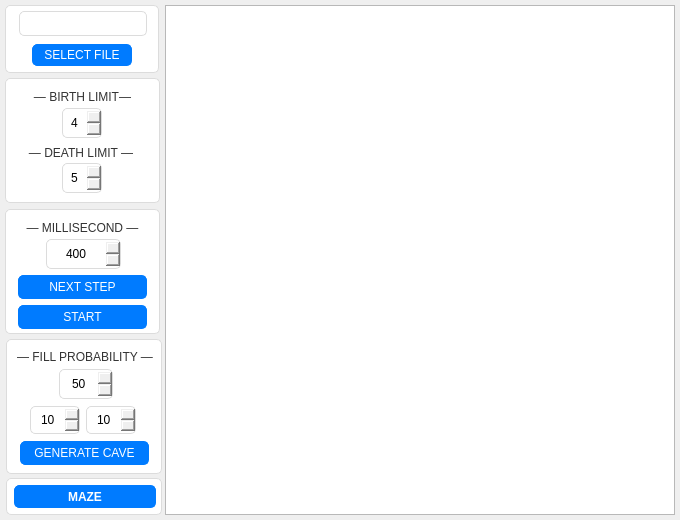
<?xml version="1.0" encoding="UTF-8"?>
<ui version="4.0">
 <class>CaveWindow</class>
 <widget class="QWidget" name="CaveWindow">
  <property name="geometry">
   <rect>
    <x>0</x>
    <y>0</y>
    <width>680</width>
    <height>520</height>
   </rect>
  </property>
  <property name="windowTitle">
   <string>CAVE GENERATOR</string>
  </property>
  <property name="styleSheet">
   <string notr="true">  
MainWindow {
    background-color: #f0f0f0;
}

QLabel {
    font-family: 'Segoe UI', Arial, sans-serif;
    font-size: 12px;
    color: #333333;
}

QPushButton {
    font-family: 'Segoe UI', Arial, sans-serif;
    font-size: 12px;
    padding: 5px 10px;
    border: 1px solid #007bff;
    border-radius: 5px;
    background-color: #007bff;
    color: #ffffff;
}

QPushButton:hover {
    background-color: #0056b3;
}

QLineEdit, QSpinBox {
    font-family: 'Segoe UI', Arial, sans-serif;
    font-size: 12px;
    padding: 5px;
    border: 1px solid #dcdcdc;
    border-radius: 5px;
}

QGridLayout {
    spacing: 10px;
}

MazeView {
    border: none;
    background-color: white;
}
</string>
  </property>
  <widget class="CaveView" name="caveView">
   <property name="geometry">
    <rect>
     <x>165</x>
     <y>5</y>
     <width>510</width>
     <height>510</height>
    </rect>
   </property>
   <property name="font">
    <font>
     <pointsize>9</pointsize>
     <weight>75</weight>
     <bold>true</bold>
    </font>
   </property>
  </widget>
  <widget class="QFrame" name="generateCaveQFrame">
   <property name="geometry">
    <rect>
     <x>6</x>
     <y>339</y>
     <width>156</width>
     <height>135</height>
    </rect>
   </property>
   <property name="styleSheet">
    <string notr="true">QFrame#generateCaveQFrame {
    background-color: #ffffff;
    border: 1px solid #dcdcdc;
    border-radius: 5px;
}</string>
   </property>
   <property name="frameShape">
    <enum>QFrame::StyledPanel</enum>
   </property>
   <property name="frameShadow">
    <enum>QFrame::Raised</enum>
   </property>
   <widget class="QPushButton" name="generateCaveQPushButton">
    <property name="geometry">
     <rect>
      <x>14</x>
      <y>102</y>
      <width>129</width>
      <height>24</height>
     </rect>
    </property>
    <property name="font">
     <font>
      <family>Segoe UI</family>
      <pointsize>-1</pointsize>
     </font>
    </property>
    <property name="text">
     <string>GENERATE CAVE</string>
    </property>
   </widget>
   <widget class="QWidget" name="gridLayoutWidget">
    <property name="geometry">
     <rect>
      <x>24</x>
      <y>65</y>
      <width>106</width>
      <height>32</height>
     </rect>
    </property>
    <layout class="QGridLayout" name="caveGenerateQGridLayout">
     <item row="0" column="0">
      <widget class="QSpinBox" name="rowsQSpinBox">
       <property name="font">
        <font>
         <family>Segoe UI</family>
         <pointsize>-1</pointsize>
         <weight>50</weight>
         <bold>false</bold>
        </font>
       </property>
       <property name="alignment">
        <set>Qt::AlignCenter</set>
       </property>
       <property name="keyboardTracking">
        <bool>true</bool>
       </property>
       <property name="minimum">
        <number>1</number>
       </property>
       <property name="maximum">
        <number>50</number>
       </property>
       <property name="value">
        <number>10</number>
       </property>
      </widget>
     </item>
     <item row="0" column="1">
      <widget class="QSpinBox" name="columnsQSpinBox">
       <property name="font">
        <font>
         <family>Segoe UI</family>
         <pointsize>-1</pointsize>
         <weight>50</weight>
         <bold>false</bold>
        </font>
       </property>
       <property name="alignment">
        <set>Qt::AlignCenter</set>
       </property>
       <property name="keyboardTracking">
        <bool>true</bool>
       </property>
       <property name="minimum">
        <number>1</number>
       </property>
       <property name="maximum">
        <number>50</number>
       </property>
       <property name="value">
        <number>10</number>
       </property>
      </widget>
     </item>
    </layout>
   </widget>
   <widget class="QLabel" name="fillProbabilityQLabel">
    <property name="geometry">
     <rect>
      <x>3</x>
      <y>3</y>
      <width>152</width>
      <height>29</height>
     </rect>
    </property>
    <property name="font">
     <font>
      <family>Segoe UI</family>
      <pointsize>-1</pointsize>
     </font>
    </property>
    <property name="text">
     <string>― FILL PROBABILITY ―</string>
    </property>
    <property name="alignment">
     <set>Qt::AlignCenter</set>
    </property>
   </widget>
   <widget class="QSpinBox" name="fillProbabilityQSpinBox">
    <property name="geometry">
     <rect>
      <x>53</x>
      <y>30</y>
      <width>54</width>
      <height>30</height>
     </rect>
    </property>
    <property name="font">
     <font>
      <family>Segoe UI</family>
      <pointsize>-1</pointsize>
      <weight>50</weight>
      <bold>false</bold>
     </font>
    </property>
    <property name="alignment">
     <set>Qt::AlignCenter</set>
    </property>
    <property name="keyboardTracking">
     <bool>true</bool>
    </property>
    <property name="minimum">
     <number>0</number>
    </property>
    <property name="maximum">
     <number>100</number>
    </property>
    <property name="singleStep">
     <number>10</number>
    </property>
    <property name="stepType">
     <enum>QAbstractSpinBox::DefaultStepType</enum>
    </property>
    <property name="value">
     <number>50</number>
    </property>
   </widget>
  </widget>
  <widget class="QFrame" name="selectFileQFrame">
   <property name="geometry">
    <rect>
     <x>5</x>
     <y>5</y>
     <width>154</width>
     <height>68</height>
    </rect>
   </property>
   <property name="styleSheet">
    <string notr="true">QFrame {
    background-color: #ffffff;
    border: 1px solid #dcdcdc;
    border-radius: 5px;
}</string>
   </property>
   <property name="frameShape">
    <enum>QFrame::StyledPanel</enum>
   </property>
   <property name="frameShadow">
    <enum>QFrame::Raised</enum>
   </property>
   <widget class="QLineEdit" name="selectFileQLineEdit">
    <property name="geometry">
     <rect>
      <x>14</x>
      <y>6</y>
      <width>128</width>
      <height>25</height>
     </rect>
    </property>
    <property name="readOnly">
     <bool>true</bool>
    </property>
   </widget>
   <widget class="QPushButton" name="selectFileQPushButton">
    <property name="geometry">
     <rect>
      <x>27</x>
      <y>39</y>
      <width>100</width>
      <height>22</height>
     </rect>
    </property>
    <property name="font">
     <font>
      <family>Segoe UI</family>
      <pointsize>-1</pointsize>
      <weight>50</weight>
      <bold>false</bold>
     </font>
    </property>
    <property name="text">
     <string>SELECT FILE</string>
    </property>
   </widget>
  </widget>
  <widget class="QFrame" name="findPathQFrame">
   <property name="geometry">
    <rect>
     <x>5</x>
     <y>78</y>
     <width>155</width>
     <height>125</height>
    </rect>
   </property>
   <property name="styleSheet">
    <string notr="true">QFrame#findPathQFrame {
    background-color: #ffffff;
    border: 1px solid #dcdcdc;
    border-radius: 5px;
}</string>
   </property>
   <property name="frameShape">
    <enum>QFrame::StyledPanel</enum>
   </property>
   <property name="frameShadow">
    <enum>QFrame::Raised</enum>
   </property>
   <widget class="QLabel" name="birthLimitQLabel">
    <property name="geometry">
     <rect>
      <x>0</x>
      <y>6</y>
      <width>155</width>
      <height>26</height>
     </rect>
    </property>
    <property name="font">
     <font>
      <family>Segoe UI</family>
      <pointsize>-1</pointsize>
     </font>
    </property>
    <property name="text">
     <string>― BIRTH LIMIT―</string>
    </property>
    <property name="alignment">
     <set>Qt::AlignCenter</set>
    </property>
   </widget>
   <widget class="QLabel" name="deathLimitQLabel">
    <property name="geometry">
     <rect>
      <x>0</x>
      <y>60</y>
      <width>152</width>
      <height>29</height>
     </rect>
    </property>
    <property name="font">
     <font>
      <family>Segoe UI</family>
      <pointsize>-1</pointsize>
     </font>
    </property>
    <property name="text">
     <string>― DEATH LIMIT ―</string>
    </property>
    <property name="alignment">
     <set>Qt::AlignCenter</set>
    </property>
   </widget>
   <widget class="QSpinBox" name="birthLimitQSpinBox">
    <property name="geometry">
     <rect>
      <x>57</x>
      <y>30</y>
      <width>40</width>
      <height>30</height>
     </rect>
    </property>
    <property name="font">
     <font>
      <family>Segoe UI</family>
      <pointsize>-1</pointsize>
      <weight>50</weight>
      <bold>false</bold>
     </font>
    </property>
    <property name="alignment">
     <set>Qt::AlignCenter</set>
    </property>
    <property name="keyboardTracking">
     <bool>true</bool>
    </property>
    <property name="minimum">
     <number>0</number>
    </property>
    <property name="maximum">
     <number>7</number>
    </property>
    <property name="value">
     <number>4</number>
    </property>
   </widget>
   <widget class="QSpinBox" name="deathLimitQSpinBox">
    <property name="geometry">
     <rect>
      <x>57</x>
      <y>85</y>
      <width>40</width>
      <height>30</height>
     </rect>
    </property>
    <property name="font">
     <font>
      <family>Segoe UI</family>
      <pointsize>-1</pointsize>
      <weight>50</weight>
      <bold>false</bold>
     </font>
    </property>
    <property name="alignment">
     <set>Qt::AlignCenter</set>
    </property>
    <property name="keyboardTracking">
     <bool>true</bool>
    </property>
    <property name="minimum">
     <number>0</number>
    </property>
    <property name="maximum">
     <number>7</number>
    </property>
    <property name="value">
     <number>5</number>
    </property>
   </widget>
  </widget>
  <widget class="QFrame" name="startStepsQFrame">
   <property name="geometry">
    <rect>
     <x>5</x>
     <y>209</y>
     <width>155</width>
     <height>125</height>
    </rect>
   </property>
   <property name="styleSheet">
    <string notr="true">QFrame#startStepsQFrame {
    background-color: #ffffff;
    border: 1px solid #dcdcdc;
    border-radius: 5px;
}</string>
   </property>
   <property name="frameShape">
    <enum>QFrame::StyledPanel</enum>
   </property>
   <property name="frameShadow">
    <enum>QFrame::Raised</enum>
   </property>
   <widget class="QLabel" name="millisecondQLabel">
    <property name="geometry">
     <rect>
      <x>0</x>
      <y>6</y>
      <width>155</width>
      <height>26</height>
     </rect>
    </property>
    <property name="font">
     <font>
      <family>Segoe UI</family>
      <pointsize>-1</pointsize>
     </font>
    </property>
    <property name="text">
     <string>― MILLISECOND ―</string>
    </property>
    <property name="alignment">
     <set>Qt::AlignCenter</set>
    </property>
   </widget>
   <widget class="QSpinBox" name="millisecondQSpinBox">
    <property name="geometry">
     <rect>
      <x>41</x>
      <y>30</y>
      <width>75</width>
      <height>30</height>
     </rect>
    </property>
    <property name="font">
     <font>
      <family>Segoe UI</family>
      <pointsize>-1</pointsize>
      <weight>50</weight>
      <bold>false</bold>
     </font>
    </property>
    <property name="alignment">
     <set>Qt::AlignCenter</set>
    </property>
    <property name="keyboardTracking">
     <bool>true</bool>
    </property>
    <property name="minimum">
     <number>0</number>
    </property>
    <property name="maximum">
     <number>1000</number>
    </property>
    <property name="singleStep">
     <number>100</number>
    </property>
    <property name="value">
     <number>400</number>
    </property>
   </widget>
   <widget class="QPushButton" name="nextStepQPushButton">
    <property name="geometry">
     <rect>
      <x>13</x>
      <y>66</y>
      <width>129</width>
      <height>24</height>
     </rect>
    </property>
    <property name="font">
     <font>
      <family>Segoe UI</family>
      <pointsize>-1</pointsize>
     </font>
    </property>
    <property name="text">
     <string>NEXT STEP</string>
    </property>
   </widget>
   <widget class="QPushButton" name="startQPushButton">
    <property name="geometry">
     <rect>
      <x>13</x>
      <y>96</y>
      <width>129</width>
      <height>24</height>
     </rect>
    </property>
    <property name="font">
     <font>
      <family>Segoe UI</family>
      <pointsize>-1</pointsize>
     </font>
    </property>
    <property name="text">
     <string>START</string>
    </property>
   </widget>
  </widget>
  <widget class="QFrame" name="mazeSelectQFrame">
   <property name="geometry">
    <rect>
     <x>6</x>
     <y>478</y>
     <width>156</width>
     <height>37</height>
    </rect>
   </property>
   <property name="styleSheet">
    <string notr="true">QFrame {
    background-color: #ffffff;
    border: 1px solid #dcdcdc;
    border-radius: 5px;
}</string>
   </property>
   <property name="frameShape">
    <enum>QFrame::StyledPanel</enum>
   </property>
   <property name="frameShadow">
    <enum>QFrame::Raised</enum>
   </property>
   <widget class="QPushButton" name="mazeSelectQPushButton">
    <property name="geometry">
     <rect>
      <x>8</x>
      <y>7</y>
      <width>142</width>
      <height>23</height>
     </rect>
    </property>
    <property name="font">
     <font>
      <family>Segoe UI</family>
      <pointsize>-1</pointsize>
      <weight>75</weight>
      <bold>true</bold>
     </font>
    </property>
    <property name="text">
     <string>MAZE</string>
    </property>
   </widget>
  </widget>
 </widget>
 <customwidgets>
  <customwidget>
   <class>CaveView</class>
   <extends>QGraphicsView</extends>
   <header>caveview.h</header>
  </customwidget>
 </customwidgets>
 <resources/>
 <connections/>
</ui>
